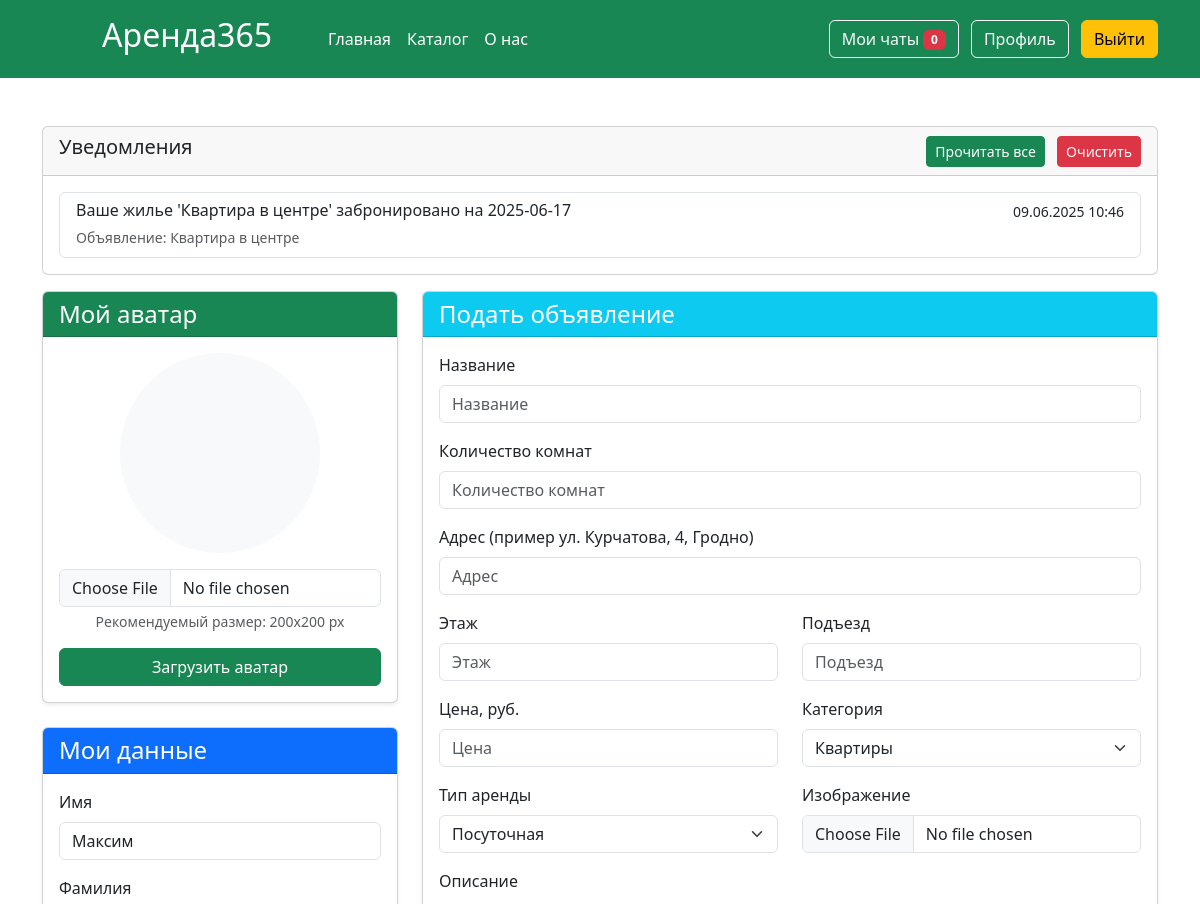
The page /profile (signed in, upper part) on the database as committed earlier.
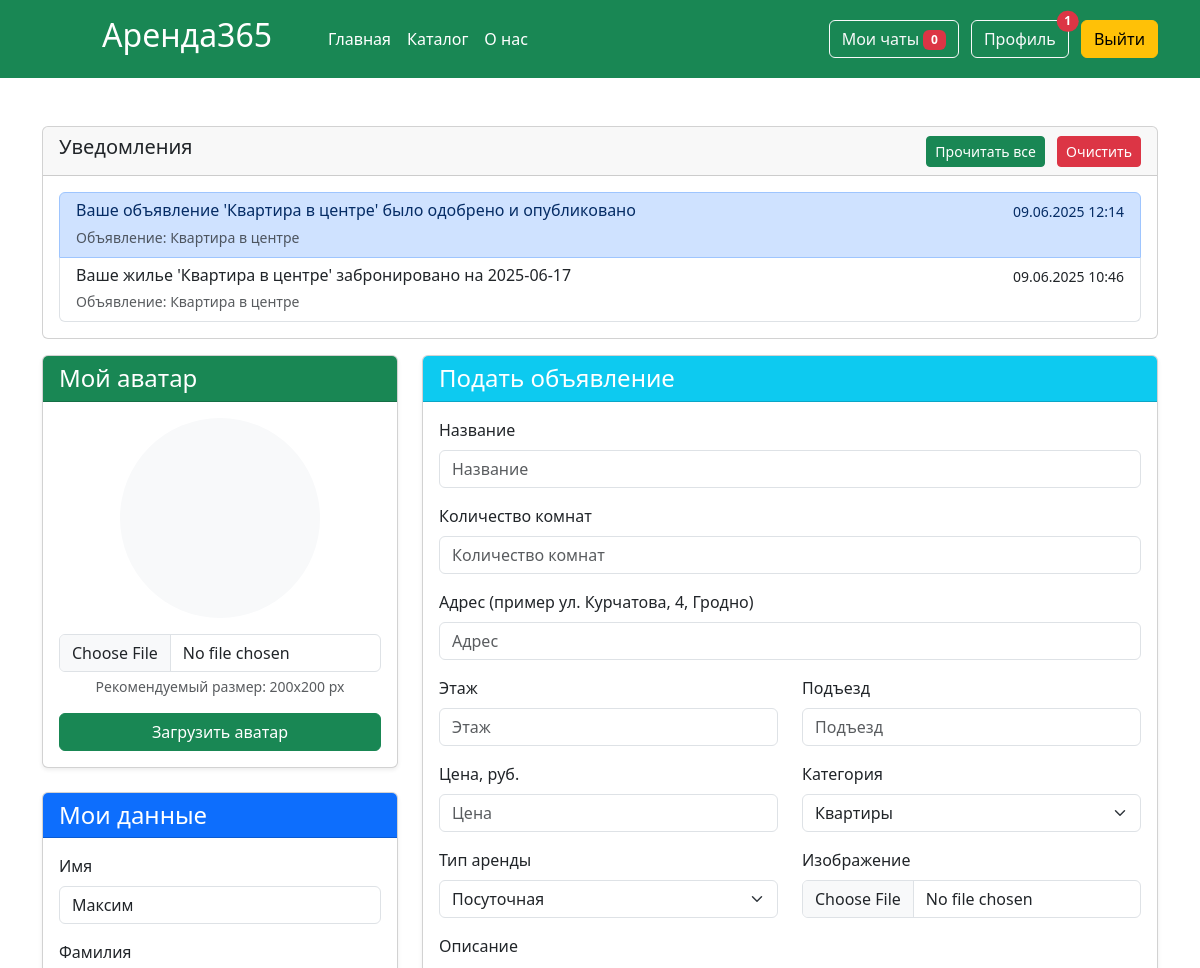
The same page on the database as committed later.
### app.py (models this page shows, shortened)
class Notification(db.Model):
    id = db.Column(db.Integer, primary_key=True)
    user_id = db.Column(db.Integer, db.ForeignKey('users.id'), nullable=False)
    message = db.Column(db.Text, nullable=False)
    is_read = db.Column(db.Boolean, default=False)
    created_at = db.Column(db.DateTime, default=datetime.now)
    article_id = db.Column(db.Integer, db.ForeignKey('articles.id'))
    user = db.relationship('Users', backref='notifications')
    article = db.relationship('Articles')

class Articles(db.Model):
    id = db.Column(db.Integer,primary_key=True)
    title = db.Column(db.String(100))
    text = db.Column(db.Text)
    image_name = db.Column(db.String(100))
    category = db.Column(db.String(100))
    price = db.Column(db.Integer)
    floor = db.Column(db.Integer)
    entrance = db.Column(db.Integer)
    type_app = db.Column(db.String(100))
    address= db.Column(db.String(100))
    count_rooms = db.Column(db.Integer)
    hide = db.Column(db.Boolean, default=True)
    created_at = db.Column(db.DateTime, default=datetime.now)
    id_user = db.Column(db.Integer, db.ForeignKey('users.id'))
    orders = db.relationship('Orders', backref='article', lazy=True)
    images = db.relationship('Image', backref='article', lazy=True, cascade="all, delete-orphan")

### app.py (the view, shortened to what this page needs)
@app.route('/profile', methods=['GET', 'POST'])
def profile():
    if not 'name' in session:
        abort(401)
    total_user = Users.query.filter_by(email=session['name']).first()
    articles = Articles.query.filter_by(id_user=total_user.id).all()
    orders = Orders.query.filter_by(id_user=total_user.id).join(Articles).all()
    notifications = Notification.query.filter_by(user_id=total_user.id)\
        .order_by(Notification.created_at.desc()).all()
    return render_template("profile.html",articles=articles,orders=orders,notifications=notifications)

### app.py (called while the page is built)
@app.context_processor
def inject_unread_messages():
    if 'name' in session:
        current_user = Users.query.filter_by(email=session['name']).first()
        unread_count = Messages.query.filter_by(recipient_id=current_user.id, is_read=False).count()
        return dict(unread_messages=unread_count)
    return dict(unread_messages=0)

@app.context_processor
def inject_user():
    def get_user_name():
        if 'name' in session:
            return Users.query.filter_by(email=session['name']).first()
    return dict(active_user=get_user_name())

@app.context_processor
def inject_unread_count():
    if 'name' in session:
        user = Users.query.filter_by(email=session['name']).first()
        if user:
            unread_count = Notification.query.filter_by(user_id=user.id, is_read=False).count()
            return dict(unread_notifications=unread_count)
    return dict(unread_notifications=0)

### templates/profile.html (shortened to what the changed rows need)
{% extends 'base.html' %}
{% block main %}
<main>
    <div class="container my-5">
      <div class="card my-3">
    <div class="card-body " style="max-height: 400px; overflow-y: auto;">
        {% if notifications %}
        <div class="list-group">
            {% for notification in notifications %}
            <a href="{{url_for('mark_notification_as_read', notification_id=notification.id)}}"
               class="list-group-item list-group-item-action {% if not notification.is_read %}list-group-item-primary{% endif %}">
                <div class="d-flex w-100 justify-content-between">
                    <div>
                        <h6 class="mb-1"> {{ notification.message }} </h6>
                        {% if notification.article %}
                            <small class="text-muted">Объявление: {{ notification.article.title }}</small>
                        {% endif %}
                    </div>
                    <small>{{ notification.created_at.strftime('%d.%m.%Y %H:%M') }}</small>
                </div>
            </a>
            {% endfor %}
        </div>
        {% else %}
        <div class="text-center py-3">
            <i class="bi bi-bell fs-1 text-muted"></i>
            <p class="text-muted mt-2">Нет новых уведомлений</p>
        </div>
        {% endif %}
    </div>
</div>
    </div>
</main>
{% endblock %}

Rows that differ between the two databases and show on the page:
added Notification: message "Ваше объявление 'Квартира в центре' было одобрено и опубликовано", article "Квартира в центре", created_at "09.06.2025 12:14", is_read False (drawn)
Other text that changed with them:
{{ unread_notifications }}: (not shown) → "1"
